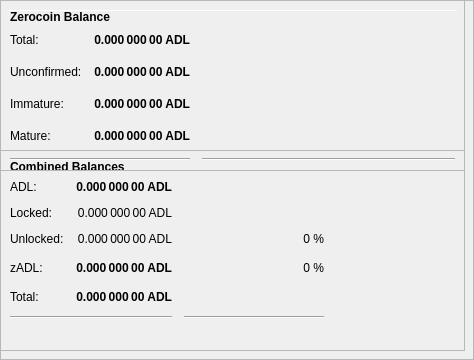
        <widget class="QFrame" name="frameObfuscation">
         <property name="minimumSize">
          <size>
           <width>0</width>
           <height>350</height>
          </size>
         </property>
         <property name="layoutDirection">
          <enum>Qt::LeftToRight</enum>
         </property>
         <property name="frameShape">
          <enum>QFrame::StyledPanel</enum>
         </property>
         <property name="frameShadow">
          <enum>QFrame::Raised</enum>
         </property>
         <widget class="QPushButton" name="runAutoDenom">
          <property name="geometry">
           <rect>
            <x>251</x>
            <y>17</y>
            <width>1</width>
            <height>1</height>
           </rect>
          </property>
          <property name="palette">
           <palette>
            <active>
             <colorrole role="WindowText">
              <brush brushstyle="SolidPattern">
               <color alpha="255">
                <red>0</red>
                <green>0</green>
                <blue>0</blue>
               </color>
              </brush>
             </colorrole>
             <colorrole role="Button">
              <brush brushstyle="SolidPattern">
               <color alpha="255">
                <red>239</red>
                <green>238</green>
                <blue>238</blue>
               </color>
              </brush>
             </colorrole>
             <colorrole role="Light">
              <brush brushstyle="SolidPattern">
               <color alpha="255">
                <red>255</red>
                <green>255</green>
                <blue>255</blue>
               </color>
              </brush>
             </colorrole>
             <colorrole role="Midlight">
              <brush brushstyle="SolidPattern">
               <color alpha="255">
                <red>247</red>
                <green>246</green>
                <blue>246</blue>
               </color>
              </brush>
             </colorrole>
             <colorrole role="Dark">
              <brush brushstyle="SolidPattern">
               <color alpha="255">
                <red>119</red>
                <green>119</green>
                <blue>119</blue>
               </color>
              </brush>
             </colorrole>
             <colorrole role="Mid">
              <brush brushstyle="SolidPattern">
               <color alpha="255">
                <red>159</red>
                <green>159</green>
                <blue>159</blue>
               </color>
              </brush>
             </colorrole>
             <colorrole role="Text">
              <brush brushstyle="SolidPattern">
               <color alpha="255">
                <red>0</red>
                <green>0</green>
                <blue>0</blue>
               </color>
              </brush>
             </colorrole>
             <colorrole role="BrightText">
              <brush brushstyle="SolidPattern">
               <color alpha="255">
                <red>255</red>
                <green>255</green>
                <blue>255</blue>
               </color>
              </brush>
             </colorrole>
             <colorrole role="ButtonText">
              <brush brushstyle="SolidPattern">
               <color alpha="255">
                <red>0</red>
                <green>0</green>
                <blue>0</blue>
               </color>
              </brush>
             </colorrole>
             <colorrole role="Base">
              <brush brushstyle="SolidPattern">
               <color alpha="255">
                <red>255</red>
                <green>255</green>
                <blue>255</blue>
               </color>
              </brush>
             </colorrole>
             <colorrole role="Window">
              <brush brushstyle="SolidPattern">
               <color alpha="255">
                <red>239</red>
                <green>238</green>
                <blue>238</blue>
               </color>
              </brush>
             </colorrole>
             <colorrole role="Shadow">
              <brush brushstyle="SolidPattern">
               <color alpha="255">
                <red>0</red>
                <green>0</green>
                <blue>0</blue>
               </color>
              </brush>
             </colorrole>
             <colorrole role="AlternateBase">
              <brush brushstyle="SolidPattern">
               <color alpha="255">
                <red>247</red>
                <green>246</green>
                <blue>246</blue>
               </color>
              </brush>
             </colorrole>
             <colorrole role="ToolTipBase">
              <brush brushstyle="SolidPattern">
               <color alpha="255">
                <red>255</red>
                <green>255</green>
                <blue>220</blue>
               </color>
              </brush>
             </colorrole>
             <colorrole role="ToolTipText">
              <brush brushstyle="SolidPattern">
               <color alpha="255">
                <red>0</red>
                <green>0</green>
                <blue>0</blue>
               </color>
              </brush>
             </colorrole>
            </active>
            <inactive>
             <colorrole role="WindowText">
              <brush brushstyle="SolidPattern">
               <color alpha="255">
                <red>0</red>
                <green>0</green>
                <blue>0</blue>
               </color>
              </brush>
             </colorrole>
             <colorrole role="Button">
              <brush brushstyle="SolidPattern">
               <color alpha="255">
                <red>239</red>
                <green>238</green>
                <blue>238</blue>
               </color>
              </brush>
             </colorrole>
             <colorrole role="Light">
              <brush brushstyle="SolidPattern">
               <color alpha="255">
                <red>255</red>
                <green>255</green>
                <blue>255</blue>
               </color>
              </brush>
             </colorrole>
             <colorrole role="Midlight">
              <brush brushstyle="SolidPattern">
               <color alpha="255">
                <red>247</red>
                <green>246</green>
                <blue>246</blue>
               </color>
              </brush>
             </colorrole>
             <colorrole role="Dark">
              <brush brushstyle="SolidPattern">
               <color alpha="255">
                <red>119</red>
                <green>119</green>
                <blue>119</blue>
               </color>
              </brush>
             </colorrole>
             <colorrole role="Mid">
              <brush brushstyle="SolidPattern">
               <color alpha="255">
                <red>159</red>
                <green>159</green>
                <blue>159</blue>
               </color>
              </brush>
             </colorrole>
             <colorrole role="Text">
              <brush brushstyle="SolidPattern">
               <color alpha="255">
                <red>0</red>
                <green>0</green>
                <blue>0</blue>
               </color>
              </brush>
             </colorrole>
             <colorrole role="BrightText">
              <brush brushstyle="SolidPattern">
               <color alpha="255">
                <red>255</red>
                <green>255</green>
                <blue>255</blue>
               </color>
              </brush>
             </colorrole>
             <colorrole role="ButtonText">
              <brush brushstyle="SolidPattern">
               <color alpha="255">
                <red>0</red>
                <green>0</green>
                <blue>0</blue>
               </color>
              </brush>
             </colorrole>
             <colorrole role="Base">
              <brush brushstyle="SolidPattern">
               <color alpha="255">
                <red>255</red>
                <green>255</green>
                <blue>255</blue>
               </color>
              </brush>
             </colorrole>
             <colorrole role="Window">
              <brush brushstyle="SolidPattern">
               <color alpha="255">
                <red>239</red>
                <green>238</green>
                <blue>238</blue>
               </color>
              </brush>
             </colorrole>
             <colorrole role="Shadow">
              <brush brushstyle="SolidPattern">
               <color alpha="255">
                <red>0</red>
                <green>0</green>
                <blue>0</blue>
               </color>
              </brush>
             </colorrole>
             <colorrole role="AlternateBase">
              <brush brushstyle="SolidPattern">
               <color alpha="255">
                <red>247</red>
                <green>246</green>
                <blue>246</blue>
               </color>
              </brush>
             </colorrole>
             <colorrole role="ToolTipBase">
              <brush brushstyle="SolidPattern">
               <color alpha="255">
                <red>255</red>
                <green>255</green>
                <blue>220</blue>
               </color>
              </brush>
             </colorrole>
             <colorrole role="ToolTipText">
              <brush brushstyle="SolidPattern">
               <color alpha="255">
                <red>0</red>
                <green>0</green>
                <blue>0</blue>
               </color>
              </brush>
             </colorrole>
            </inactive>
            <disabled>
             <colorrole role="WindowText">
              <brush brushstyle="SolidPattern">
               <color alpha="255">
                <red>119</red>
                <green>119</green>
                <blue>119</blue>
               </color>
              </brush>
             </colorrole>
             <colorrole role="Button">
              <brush brushstyle="SolidPattern">
               <color alpha="255">
                <red>239</red>
                <green>238</green>
                <blue>238</blue>
               </color>
              </brush>
             </colorrole>
             <colorrole role="Light">
              <brush brushstyle="SolidPattern">
               <color alpha="255">
                <red>255</red>
                <green>255</green>
                <blue>255</blue>
               </color>
              </brush>
             </colorrole>
             <colorrole role="Midlight">
              <brush brushstyle="SolidPattern">
               <color alpha="255">
                <red>247</red>
                <green>246</green>
                <blue>246</blue>
               </color>
              </brush>
             </colorrole>
             <colorrole role="Dark">
              <brush brushstyle="SolidPattern">
               <color alpha="255">
                <red>119</red>
                <green>119</green>
                <blue>119</blue>
               </color>
              </brush>
             </colorrole>
             <colorrole role="Mid">
              <brush brushstyle="SolidPattern">
               <color alpha="255">
                <red>159</red>
                <green>159</green>
                <blue>159</blue>
               </color>
              </brush>
             </colorrole>
             <colorrole role="Text">
              <brush brushstyle="SolidPattern">
               <color alpha="255">
                <red>119</red>
                <green>119</green>
                <blue>119</blue>
               </color>
              </brush>
             </colorrole>
             <colorrole role="BrightText">
              <brush brushstyle="SolidPattern">
               <color alpha="255">
                <red>255</red>
                <green>255</green>
                <blue>255</blue>
               </color>
              </brush>
             </colorrole>
             <colorrole role="ButtonText">
              <brush brushstyle="SolidPattern">
               <color alpha="255">
                <red>119</red>
                <green>119</green>
                <blue>119</blue>
               </color>
              </brush>
             </colorrole>
             <colorrole role="Base">
              <brush brushstyle="SolidPattern">
               <color alpha="255">
                <red>239</red>
                <green>238</green>
                <blue>238</blue>
               </color>
              </brush>
             </colorrole>
             <colorrole role="Window">
              <brush brushstyle="SolidPattern">
               <color alpha="255">
                <red>239</red>
                <green>238</green>
                <blue>238</blue>
               </color>
              </brush>
             </colorrole>
             <colorrole role="Shadow">
              <brush brushstyle="SolidPattern">
               <color alpha="255">
                <red>0</red>
                <green>0</green>
                <blue>0</blue>
               </color>
              </brush>
             </colorrole>
             <colorrole role="AlternateBase">
              <brush brushstyle="SolidPattern">
               <color alpha="255">
                <red>239</red>
                <green>238</green>
                <blue>238</blue>
               </color>
              </brush>
             </colorrole>
             <colorrole role="ToolTipBase">
              <brush brushstyle="SolidPattern">
               <color alpha="255">
                <red>255</red>
                <green>255</green>
                <blue>220</blue>
               </color>
              </brush>
             </colorrole>
             <colorrole role="ToolTipText">
              <brush brushstyle="SolidPattern">
               <color alpha="255">
                <red>0</red>
                <green>0</green>
                <blue>0</blue>
               </color>
              </brush>
             </colorrole>
            </disabled>
           </palette>
          </property>
          <property name="focusPolicy">
           <enum>Qt::NoFocus</enum>
          </property>
          <property name="autoFillBackground">
           <bool>true</bool>
          </property>
          <property name="text">
           <string/>
          </property>
          <property name="flat">
           <bool>true</bool>
          </property>
         </widget>
         <widget class="Line" name="line">
          <property name="geometry">
           <rect>
            <x>7</x>
            <y>10</y>
            <width>451</width>
            <height>1</height>
           </rect>
          </property>
          <property name="orientation">
           <enum>Qt::Horizontal</enum>
          </property>
         </widget>
         <widget class="QFrame" name="frame_3">
          <property name="geometry">
           <rect>
            <x>0</x>
            <y>150</y>
            <width>465</width>
            <height>201</height>
           </rect>
          </property>
          <property name="frameShape">
           <enum>QFrame::StyledPanel</enum>
          </property>
          <property name="frameShadow">
           <enum>QFrame::Raised</enum>
          </property>
          <layout class="QVBoxLayout" name="verticalLayout_5">
           <item>
            <layout class="QHBoxLayout" name="horizontalLayout_5" stretch="0">
             <item>
              <widget class="QLabel" name="label_5z">
               <property name="maximumSize">
                <size>
                 <width>16777215</width>
                 <height>20</height>
                </size>
               </property>
               <property name="font">
                <font>
                 <weight>75</weight>
                 <bold>true</bold>
                </font>
               </property>
               <property name="toolTip">
                <string>Combined Balances (including unconfirmed and immature coins)</string>
               </property>
               <property name="text">
                <string>&lt;html&gt;&lt;head/&gt;&lt;body&gt;&lt;p&gt;Combined Balances&lt;/p&gt;&lt;/body&gt;&lt;/html&gt;</string>
               </property>
              </widget>
             </item>
            </layout>
           </item>
           <item>
            <layout class="QGridLayout" name="gridLayout_3">
             <property name="spacing">
              <number>12</number>
             </property>
             <item row="7" column="0" colspan="2">
              <widget class="Line" name="lineSpendableBalance_3">
               <property name="orientation">
                <enum>Qt::Horizontal</enum>
               </property>
              </widget>
             </item>
             <item row="7" column="2">
              <widget class="Line" name="lineWatchBalance_3">
               <property name="sizePolicy">
                <sizepolicy hsizetype="Preferred" vsizetype="Fixed">
                 <horstretch>0</horstretch>
                 <verstretch>0</verstretch>
                </sizepolicy>
               </property>
               <property name="minimumSize">
                <size>
                 <width>140</width>
                 <height>0</height>
                </size>
               </property>
               <property name="orientation">
                <enum>Qt::Horizontal</enum>
               </property>
              </widget>
             </item>
             <item row="4" column="1">
              <widget class="QLabel" name="labelzBalancez">
               <property name="font">
                <font>
                 <weight>75</weight>
                 <bold>true</bold>
                </font>
               </property>
               <property name="cursor">
                <cursorShape>IBeamCursor</cursorShape>
               </property>
               <property name="toolTip">
                <string>Total of transactions that have yet to be confirmed, and do not yet count toward the spendable balance</string>
               </property>
               <property name="text">
                <string notr="true">0.000 000 00 ADL</string>
               </property>
               <property name="alignment">
                <set>Qt::AlignRight|Qt::AlignTrailing|Qt::AlignVCenter</set>
               </property>
               <property name="textInteractionFlags">
                <set>Qt::LinksAccessibleByMouse|Qt::TextSelectableByKeyboard|Qt::TextSelectableByMouse</set>
               </property>
              </widget>
             </item>
             <item row="6" column="1">
              <widget class="QLabel" name="labelTotalz">
               <property name="font">
                <font>
                 <weight>75</weight>
                 <bold>true</bold>
                </font>
               </property>
               <property name="cursor">
                <cursorShape>IBeamCursor</cursorShape>
               </property>
               <property name="toolTip">
                <string>Total Balance, including unconfirmed and immature coins.</string>
               </property>
               <property name="text">
                <string notr="true">0.000 000 00 ADL</string>
               </property>
               <property name="alignment">
                <set>Qt::AlignRight|Qt::AlignTrailing|Qt::AlignVCenter</set>
               </property>
               <property name="textInteractionFlags">
                <set>Qt::LinksAccessibleByMouse|Qt::TextSelectableByKeyboard|Qt::TextSelectableByMouse</set>
               </property>
              </widget>
             </item>
             <item row="4" column="3">
              <spacer name="horizontalSpacer_6">
               <property name="orientation">
                <enum>Qt::Horizontal</enum>
               </property>
               <property name="sizeHint" stdset="0">
                <size>
                 <width>40</width>
                 <height>20</height>
                </size>
               </property>
              </spacer>
             </item>
             <item row="6" column="0">
              <widget class="QLabel" name="labelTotalTextz">
               <property name="text">
                <string>Total:</string>
               </property>
              </widget>
             </item>
             <item row="1" column="0">
              <widget class="QLabel" name="labelBalanceTextz">
               <property name="text">
                <string>ADL:</string>
               </property>
              </widget>
             </item>
             <item row="1" column="1">
              <widget class="QLabel" name="labelBalancez">
               <property name="font">
                <font>
                 <weight>75</weight>
                 <bold>true</bold>
                </font>
               </property>
               <property name="cursor">
                <cursorShape>IBeamCursor</cursorShape>
               </property>
               <property name="toolTip">
                <string>Your current spendable balance</string>
               </property>
               <property name="text">
                <string notr="true">0.000 000 00 ADL</string>
               </property>
               <property name="alignment">
                <set>Qt::AlignRight|Qt::AlignTrailing|Qt::AlignVCenter</set>
               </property>
               <property name="textInteractionFlags">
                <set>Qt::LinksAccessibleByMouse|Qt::TextSelectableByKeyboard|Qt::TextSelectableByMouse</set>
               </property>
              </widget>
             </item>
             <item row="4" column="0">
              <widget class="QLabel" name="labelzBalanceTextz">
               <property name="toolTip">
                <string/>
               </property>
               <property name="text">
                <string>zADL:</string>
               </property>
              </widget>
             </item>
             <item row="4" column="2">
              <widget class="QLabel" name="labelzADLPercent">
               <property name="toolTip">
                <string>Current percentage of zADL.
If AutoMint is enabled this percentage will settle around the configured AutoMint percentage (default = 10%)</string>
               </property>
               <property name="text">
                <string>0 %</string>
               </property>
               <property name="alignment">
                <set>Qt::AlignRight|Qt::AlignTrailing|Qt::AlignVCenter</set>
               </property>
              </widget>
             </item>
             <item row="6" column="2">
              <widget class="QLabel" name="label100Percent">
               <property name="text">
                <string/>
               </property>
               <property name="alignment">
                <set>Qt::AlignRight|Qt::AlignTrailing|Qt::AlignVCenter</set>
               </property>
              </widget>
             </item>
             <item row="2" column="1">
              <widget class="QLabel" name="labelLockedBalance">
               <property name="toolTip">
                <string>Locked ADL or Masternode collaterals. These are excluded from zADL minting.</string>
               </property>
               <property name="text">
                <string>0.000 000 00 ADL</string>
               </property>
               <property name="alignment">
                <set>Qt::AlignRight|Qt::AlignTrailing|Qt::AlignVCenter</set>
               </property>
              </widget>
             </item>
             <item row="2" column="0">
              <widget class="QLabel" name="labelLockedBalanceText">
               <property name="toolTip">
                <string>Locked ADL or Masternode collaterals. These are excluded from zADL minting.</string>
               </property>
               <property name="text">
                <string>Locked:</string>
               </property>
              </widget>
             </item>
             <item row="3" column="0">
              <widget class="QLabel" name="labelUnLockedBalanceText">
               <property name="toolTip">
                <string>Unlocked ADLs. These can be used for zADL minting.</string>
               </property>
               <property name="text">
                <string>Unlocked:</string>
               </property>
              </widget>
             </item>
             <item row="3" column="1">
              <widget class="QLabel" name="labelUnLockedBalance">
               <property name="toolTip">
                <string>Unlocked ADLs. These can be used for zADL minting.</string>
               </property>
               <property name="text">
                <string>0.000 000 00 ADL</string>
               </property>
               <property name="alignment">
                <set>Qt::AlignRight|Qt::AlignTrailing|Qt::AlignVCenter</set>
               </property>
              </widget>
             </item>
             <item row="3" column="2">
              <widget class="QLabel" name="labelADLPercent">
               <property name="text">
                <string>0 %</string>
               </property>
               <property name="alignment">
                <set>Qt::AlignRight|Qt::AlignTrailing|Qt::AlignVCenter</set>
               </property>
              </widget>
             </item>
            </layout>
           </item>
           <item>
            <spacer name="verticalSpacer">
             <property name="orientation">
              <enum>Qt::Vertical</enum>
             </property>
             <property name="sizeHint" stdset="0">
              <size>
               <width>20</width>
               <height>40</height>
              </size>
             </property>
            </spacer>
           </item>
          </layout>
         </widget>
         <widget class="QFrame" name="frame_4">
          <property name="geometry">
           <rect>
            <x>0</x>
            <y>0</y>
            <width>465</width>
            <height>171</height>
           </rect>
          </property>
          <property name="frameShape">
           <enum>QFrame::StyledPanel</enum>
          </property>
          <property name="frameShadow">
           <enum>QFrame::Raised</enum>
          </property>
          <layout class="QVBoxLayout" name="verticalLayout_7">
           <item>
            <layout class="QHBoxLayout" name="horizontalLayout_8" stretch="0">
             <item>
              <widget class="QLabel" name="label_5z_3">
               <property name="maximumSize">
                <size>
                 <width>16777215</width>
                 <height>20</height>
                </size>
               </property>
               <property name="font">
                <font>
                 <weight>75</weight>
                 <bold>true</bold>
                </font>
               </property>
               <property name="text">
                <string>Zerocoin Balance</string>
               </property>
              </widget>
             </item>
            </layout>
           </item>
           <item>
            <layout class="QGridLayout" name="gridLayout_5">
             <property name="spacing">
              <number>12</number>
             </property>
             <item row="4" column="0">
              <widget class="QLabel" name="labelzBalanceMatureText">
               <property name="toolTip">
                <string>Mature: more than 20 confirmation and more than 3 mints of the same denomination after it was minted.
These zADL are spendable.</string>
               </property>
               <property name="text">
                <string>Mature:</string>
               </property>
              </widget>
             </item>
             <item row="5" column="0" colspan="2">
              <widget class="Line" name="lineSpendableBalance_5">
               <property name="orientation">
                <enum>Qt::Horizontal</enum>
               </property>
              </widget>
             </item>
             <item row="1" column="1">
              <widget class="QLabel" name="labelzBalance">
               <property name="font">
                <font>
                 <weight>75</weight>
                 <bold>true</bold>
                </font>
               </property>
               <property name="cursor">
                <cursorShape>IBeamCursor</cursorShape>
               </property>
               <property name="toolTip">
                <string>All available zADL, unconfirmed and immature zADL included.</string>
               </property>
               <property name="text">
                <string notr="true">0.000 000 00 ADL</string>
               </property>
               <property name="alignment">
                <set>Qt::AlignRight|Qt::AlignTrailing|Qt::AlignVCenter</set>
               </property>
               <property name="textInteractionFlags">
                <set>Qt::LinksAccessibleByMouse|Qt::TextSelectableByKeyboard|Qt::TextSelectableByMouse</set>
               </property>
              </widget>
             </item>
             <item row="5" column="2">
              <widget class="Line" name="lineWatchBalance_5">
               <property name="sizePolicy">
                <sizepolicy hsizetype="Preferred" vsizetype="Fixed">
                 <horstretch>0</horstretch>
                 <verstretch>0</verstretch>
                </sizepolicy>
               </property>
               <property name="minimumSize">
                <size>
                 <width>140</width>
                 <height>0</height>
                </size>
               </property>
               <property name="orientation">
                <enum>Qt::Horizontal</enum>
               </property>
              </widget>
             </item>
             <item row="1" column="0">
              <widget class="QLabel" name="labelzBalanceText">
               <property name="toolTip">
                <string>All available zADL, unconfirmed and immature zADL included.</string>
               </property>
               <property name="text">
                <string>Total:</string>
               </property>
              </widget>
             </item>
             <item row="1" column="2">
              <spacer name="horizontalSpacer_8">
               <property name="orientation">
                <enum>Qt::Horizontal</enum>
               </property>
               <property name="sizeHint" stdset="0">
                <size>
                 <width>40</width>
                 <height>20</height>
                </size>
               </property>
              </spacer>
             </item>
             <item row="4" column="2">
              <spacer name="horizontalSpacer_4">
               <property name="orientation">
                <enum>Qt::Horizontal</enum>
               </property>
               <property name="sizeHint" stdset="0">
                <size>
                 <width>40</width>
                 <height>20</height>
                </size>
               </property>
              </spacer>
             </item>
             <item row="4" column="1">
              <widget class="QLabel" name="labelzBalanceMature">
               <property name="font">
                <font>
                 <weight>75</weight>
                 <bold>true</bold>
                </font>
               </property>
               <property name="toolTip">
                <string>Mature: more than 20 confirmation and more than 3 mints of the same denomination after it was minted.
These zADL are spendable.</string>
               </property>
               <property name="text">
                <string>0.000 000 00 ADL</string>
               </property>
               <property name="alignment">
                <set>Qt::AlignRight|Qt::AlignTrailing|Qt::AlignVCenter</set>
               </property>
              </widget>
             </item>
             <item row="2" column="0">
              <widget class="QLabel" name="labelzBalanceUnconfirmedText">
               <property name="toolTip">
                <string>Unconfirmed: less than 20 confirmations
Immature: confirmed, but less than 3 mints of the same denomination after it was minted</string>
               </property>
               <property name="text">
                <string>Unconfirmed:</string>
               </property>
              </widget>
             </item>
             <item row="2" column="1">
              <widget class="QLabel" name="labelzBalanceUnconfirmed">
               <property name="font">
                <font>
                 <weight>75</weight>
                 <bold>true</bold>
                </font>
               </property>
               <property name="toolTip">
                <string>Unconfirmed: less than 20 confirmations
Immature: confirmed, but less than 3 mints of the same denomination after it was minted</string>
               </property>
               <property name="text">
                <string>0.000 000 00 ADL</string>
               </property>
               <property name="alignment">
                <set>Qt::AlignRight|Qt::AlignTrailing|Qt::AlignVCenter</set>
               </property>
              </widget>
             </item>
             <item row="2" column="2">
              <spacer name="horizontalSpacer_5">
               <property name="orientation">
                <enum>Qt::Horizontal</enum>
               </property>
               <property name="sizeHint" stdset="0">
                <size>
                 <width>40</width>
                 <height>20</height>
                </size>
               </property>
              </spacer>
             </item>
             <item row="3" column="0">
              <widget class="QLabel" name="labelzBalanceImmatureText">
               <property name="toolTip">
                <string>Unconfirmed: less than 20 confirmations
Immature: confirmed, but less than 3 mints of the same denomination after it was minted</string>
               </property>
               <property name="text">
                <string>Immature:</string>
               </property>
              </widget>
             </item>
             <item row="3" column="1">
              <widget class="QLabel" name="labelzBalanceImmature">
               <property name="font">
                <font>
                 <weight>75</weight>
                 <bold>true</bold>
                </font>
               </property>
               <property name="toolTip">
                <string>Unconfirmed: less than 20 confirmations
Immature: confirmed, but less than 3 mints of the same denomination after it was minted</string>
               </property>
               <property name="text">
                <string>0.000 000 00 ADL</string>
               </property>
               <property name="alignment">
                <set>Qt::AlignRight|Qt::AlignTrailing|Qt::AlignVCenter</set>
               </property>
              </widget>
             </item>
             <item row="3" column="2">
              <spacer name="horizontalSpacer_7">
               <property name="orientation">
                <enum>Qt::Horizontal</enum>
               </property>
               <property name="sizeHint" stdset="0">
                <size>
                 <width>40</width>
                 <height>20</height>
                </size>
               </property>
              </spacer>
             </item>
            </layout>
           </item>
          </layout>
         </widget>
        </widget>
